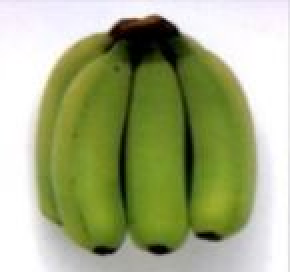
#> input picture Altered/IPdataset/2.jpg, 145 x 136 px (shown 2 times larger)
$ python iniyan.py
#> lines starting #> are read from the running program, lines starting #| are printed output that depends on the picture; after the words box and inside, x2 and y2 are one past the last pixel; in counts of white or black regions, pixels touching at a corner belong together
import cv2
import numpy as np

# Read image
img = cv2.imread("./IPdataset/2.jpg")
#> img is the input picture: shape (136, 145, 3); mean B, G, R 129.9, 172.5, 163.5

# Convert image to HSV color space
hsv = cv2.cvtColor(img, cv2.COLOR_BGR2HSV)
#> hsv: shape (136, 145, 3); mean H, S, V 52.5, 97.8, 174.5

# Define color ranges for ripe, unripe, and overripe bananas
ripe_lower = np.array([20, 100, 100])
ripe_upper = np.array([30, 255, 255])
unripe_lower = np.array([50, 100, 100])
unripe_upper = np.array([80, 255, 255])
overripe_lower = np.array([0, 0, 0])
overripe_upper = np.array([20, 100, 100])

# Create masks for each color range
ripe_mask = cv2.inRange(hsv, ripe_lower, ripe_upper)
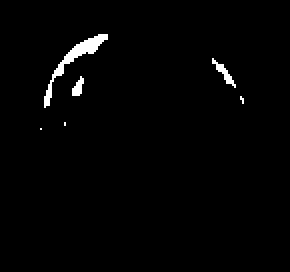
#> ripe_mask: shape (136, 145) (shown 2 times larger); 1.5% white; 6 white regions (3 under 20 px), largest, box (x1, y1, x2, y2) and area: (22, 17, 54, 54) 199, (106, 29, 118, 44) 49, (36, 38, 42, 48) 36
unripe_mask = cv2.inRange(hsv, unripe_lower, unripe_upper)
#> unripe_mask: shape (136, 145); every value is 0
overripe_mask = cv2.inRange(hsv, overripe_lower, overripe_upper)
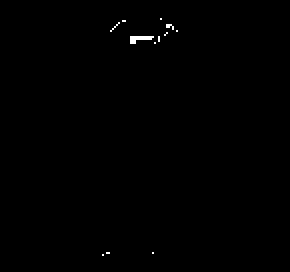
#> overripe_mask: shape (136, 145) (shown 2 times larger); 0.28% white in thin lines or dots, all inside (x1, y1, x2, y2) = (51, 9, 89, 128)

# Apply masks to the original image
ripe_res = cv2.bitwise_and(img, img, mask=ripe_mask)
unripe_res = cv2.bitwise_and(img, img, mask=unripe_mask)
#> unripe_res: shape (136, 145, 3); every value is 0
overripe_res = cv2.bitwise_and(img, img, mask=overripe_mask)

# Count the number of pixels for each mask
ripe_pixels = np.count_nonzero(ripe_mask)
#> ripe_pixels = 292
unripe_pixels = np.count_nonzero(unripe_mask)
#> unripe_pixels = 0
overripe_pixels = np.count_nonzero(overripe_mask)
#> overripe_pixels = 55

# Determine the ripeness based on the percentage of pixels for each color range
total_pixels = img.shape[0] * img.shape[1]
#> total_pixels = 19720
ripe_percent = ripe_pixels / total_pixels
#> ripe_percent = 0.0148
unripe_percent = unripe_pixels / total_pixels
#> unripe_percent = 0
overripe_percent = overripe_pixels / total_pixels
#> overripe_percent = 0.00279

if overripe_percent > 0.1:
    print("Overripe - 8")
elif ripe_percent > unripe_percent:
    if ripe_percent > 0.2:
        print("Very Ripe - 7+")
    elif ripe_percent > 0.1:
        print("Ripe - 6")
    else:
        print("Almost Ripe - 5")
elif unripe_percent > 0.1:
    print("Raw - 3")
else:
    print("Very Raw - 2")

# [7 lines of commented-out code are left out]

$ run again, with Altered/IPdataset/1.jpg copied over Altered/IPdataset/2.jpg
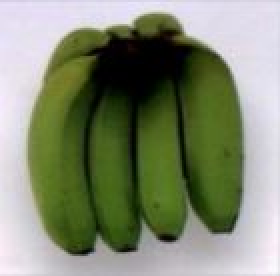
#> input picture Altered/IPdataset/1.jpg, 140 x 138 px (shown 2 times larger)
#> img is the input picture: shape (138, 140, 3); mean B, G, R 114.3, 138.4, 130.6
#> hsv: shape (138, 140, 3); mean H, S, V 78.1, 101.2, 142.8
#> ripe_mask: shape (138, 140); 0.04% white in thin lines or dots, all inside (x1, y1, x2, y2) = (33, 18, 91, 42)
#> unripe_mask: shape (138, 140); every value is 0
#> `overripe_mask = cv2.inRange(hsv, overripe_lower, overripe_upper)`:
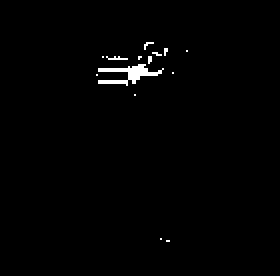
#> overripe_mask: shape (138, 140) (shown 2 times larger); 1% white in thin lines or dots, all inside (x1, y1, x2, y2) = (48, 21, 94, 121)
#> unripe_res: shape (138, 140, 3); every value is 0
#> ripe_pixels = 7
#> unripe_pixels = 0
#> overripe_pixels = 194
#> ripe_percent = 0.000362
#> unripe_percent = 0
#> overripe_percent = 0.01

$ run again, with Altered/IPdataset/4.JPG copied over Altered/IPdataset/2.jpg
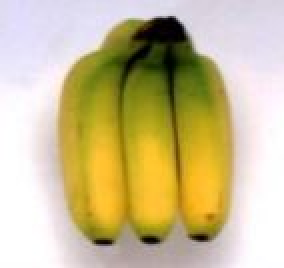
#> input picture Altered/IPdataset/4.JPG, 142 x 134 px (shown 2 times larger)
#> img is the input picture: shape (134, 142, 3); mean B, G, R 146.4, 189.9, 203.8
#> hsv: shape (134, 142, 3); mean H, S, V 65.1, 96.2, 207.1
#> `ripe_mask = cv2.inRange(hsv, ripe_lower, ripe_upper)`:
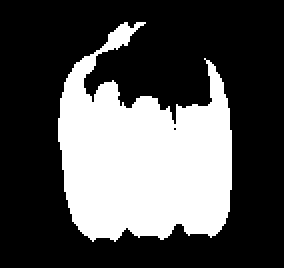
#> ripe_mask: shape (134, 142) (shown 2 times larger); 31.9% white; 1 white region, box (x1, y1, x2, y2) and area: (29, 11, 116, 121) 6078
#> unripe_mask: shape (134, 142); every value is 0
#> overripe_mask: shape (134, 142); 0.1% white in thin lines or dots, all inside (x1, y1, x2, y2) = (70, 9, 104, 122)
#> `ripe_res = cv2.bitwise_and(img, img, mask=ripe_mask)`:
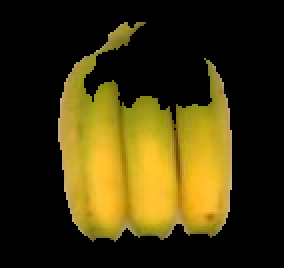
#> ripe_res: shape (134, 142, 3) (shown 2 times larger); mean B, G, R 12.8, 52.4, 62.9
#> unripe_res: shape (134, 142, 3); every value is 0
#> ripe_pixels = 6078
#> unripe_pixels = 0
#> overripe_pixels = 19
#> ripe_percent = 0.319
#> unripe_percent = 0
#> overripe_percent = 0.000999
